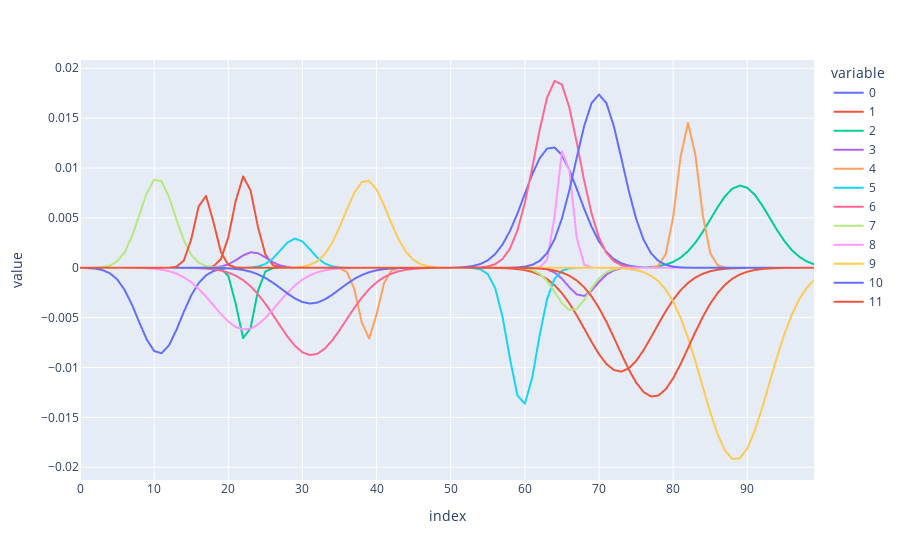
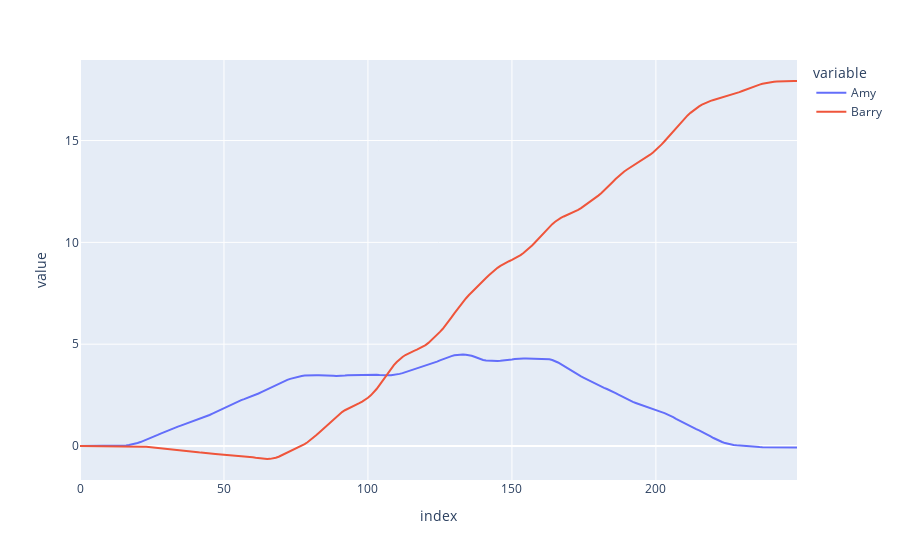

Write notebook code for charts like these, in order.
### Code cell
import numpy as np
import pandas as pd
import plotly.express as px
import sympy as sp


class Person:
    def __init__(self, name: str, foresight: int):
        self.name = name
        self.foresight = foresight
        self.decision_list = []

    def append_optimal_choice(
        self, choice_array: np.ndarray, decision_number: int, number_of_decisions: int
    ):
        # Get the row index of the highest sum of values in the choice array up to the person's "foresight" index
        highest_value_index = np.argmax(
            np.sum(choice_array[:, : self.foresight], axis=1)
        )

        # Extract this row from the choice array
        optimal_choice = choice_array[highest_value_index, :]

        # Pad initial and final values with nan
        optimal_choice_padded = np.pad(
            optimal_choice,
            (decision_number, number_of_decisions - decision_number),
            mode="constant",
            constant_values=np.nan,
        )

        # Append to decision list
        self.decision_list.append(optimal_choice_padded)

    def convert_decision_list_to_df(self):
        # Swap rows and columns
        decision_array = np.array(self.decision_list)
        decision_array_inverted = decision_array.T
        decision_df = pd.DataFrame(decision_array_inverted)
        self.decision_df = decision_df
        return decision_df

    def calc_life_score(self):
        # Sum columns
        self.decision_df["decision_sum"] = self.decision_df.sum(axis=1)

        # Calculate life score as the cumulative sum of the decision sums
        self.decision_df["life_score"] = self.decision_df["decision_sum"].cumsum()
        return self.decision_df


class LifeSimulation:
    def __init__(
        self,
        people: list[Person],
        n_choices: int,
    ):
        self.people = people
        self.n_choices = n_choices

    def add_person(self, person: Person):
        self.people.append(person)

    def get_people(self) -> list[Person]:
        return self.people

    def get_person_by_name(self, name: str) -> Person | None:
        for person in self.people:
            if person.name == name:
                return person
        return None

    def get_number_of_people(self) -> int:
        return len(self.people)

    def classic_choice_function(self, form: str):
        x = sp.symbols("x")

        m1 = 0
        m2 = 75
        s1 = 5
        s2 = 5

        if form == "now":
            a1 = np.random.uniform(0, 0.01)
            a2 = 0
        elif form == "later":
            a1 = 0
            a2 = np.random.uniform(0, 0.02)

        y = a1 * sp.exp(-((x - m1) ** 2) / (2 * s1**2)) + a2 * sp.exp(
            -((x - m2) ** 2) / (2 * s2**2)
        )

        return {"m1": m1, "m2": m2, "s1": s1, "s2": s2, "a1": a1, "a2": a2, "expr": y}

    def generate_opposites_choice_function(self, form: str):
        x = sp.symbols("x")

        m1 = np.random.uniform(10, 40)
        m2 = np.random.uniform(60, 90)
        s1 = np.random.uniform(1, 5)
        s2 = np.random.uniform(1, 5)

        if form == "bad-good":
            a1 = np.random.uniform(-0.01, 0)
            a2 = np.random.uniform(0, 0.02)
        elif form == "good-bad":
            a1 = np.random.uniform(0, 0.01)
            a2 = np.random.uniform(-0.02, 0)

        y = a1 * sp.exp(-((x - m1) ** 2) / (2 * s1**2)) + a2 * sp.exp(
            -((x - m2) ** 2) / (2 * s2**2)
        )

        return {"m1": m1, "m2": m2, "s1": s1, "s2": s2, "a1": a1, "a2": a2, "expr": y}

    def generate_random_choice_function(self, seed=None):
        x = sp.symbols("x")

        if seed is not None:
            np.random.seed(seed)

        # Define step boundaries (e.g., every 10 units from 0 to 100)
        step_size = 5
        step_boundaries = np.arange(0, 100, step_size)

        # Generate random values for each step between -0.01 and 0.01
        step_values = np.random.uniform(-0.01, 0.01, size=len(step_boundaries))

        # Create piecewise function using sympy conditions
        conditions = []
        for i, boundary in enumerate(step_boundaries):
            if i == len(step_boundaries) - 1:
                # Last step: from boundary to 100
                conditions.append((step_values[i], sp.And(x >= boundary, x <= 100)))
            else:
                # Regular step: from boundary to next boundary
                next_boundary = step_boundaries[i + 1]
                conditions.append(
                    (step_values[i], sp.And(x >= boundary, x < next_boundary))
                )

        # Create Piecewise expression
        y = sp.Piecewise(*conditions)

        return {
            "step_boundaries": step_boundaries,
            "step_values": step_values,
            "expr": y,
        }

    def generate_choice_array(self, n_choices: int):
        x = sp.symbols("x")

        # Generate n random opposites functions
        functions = [
            self.generate_opposites_choice_function(form=form)
            for form in ["bad-good", "good-bad"] * (n_choices // 2)
        ]

        # Generate n random choice functions
        """ functions = [
            self.generate_random_choice_function() for choice in range(n_choices)
        ] """

        # Create x values (100 points from 0 to 100)
        x_vals = np.linspace(0, 100, 100)

        # Build NumPy array: n rows (functions) × 100 columns (y values)
        choice_array = np.zeros((n_choices, 100))
        for i, func in enumerate(functions):
            y_func = sp.lambdify(x, func["expr"], "numpy")
            choice_array[i, :] = y_func(x_vals)
        return choice_array

    def simlulate_life(self, number_of_decisions: int):
        for person in self.people:
            for decision_number in range(number_of_decisions):
                choice_array = self.generate_choice_array(self.n_choices)
                person.append_optimal_choice(
                    choice_array, decision_number, number_of_decisions
                )
            person.convert_decision_list_to_df()
            person.calc_life_score()


def main():
    # Define people
    people = [
        Person("Amy", 50),
        Person("Barry", 100),
    ]

    # Define simulation configuration
    n_choices = 12
    number_of_decisions = 150

    # Run simulation
    simulation = LifeSimulation(people, n_choices)

    # Check example choice array
    choice_array = simulation.generate_choice_array(n_choices=n_choices)
    print(choice_array.shape)

    fig = px.line(choice_array.T)
    fig.show()

    # Run simulation
    simulation.simlulate_life(number_of_decisions)

    # Combine decision_df["life_score"] into single dataframe
    life_score_df = pd.DataFrame(
        {
            k: v
            for k, v in zip(
                [person.name for person in simulation.people],
                [person.decision_df["life_score"] for person in simulation.people],
            )
        }
    )

    print(life_score_df)

    # Plot life_score lines
    fig = px.line(life_score_df)
    fig.show()


if __name__ == "__main__":
    main()

### Figure 1 — Plotly figure (JSON) as saved in the notebook; plotly's stock layout.template omitted (floating-point values rounded to 4 significant figures)
{"data": [{"hovertemplate": "variable=0<br>index=%{x}<br>value=%{y}<extra></extra>", "legendgroup": "0", "line": {"color": "#636efa", "dash": "solid"}, "marker": {"symbol": "circle"}, "mode": "lines", "name": "0", "showlegend": true, "type": "scattergl", "x": [0, 1, 2, 3, 4, 5, 6, 7, 8, 9, 10, 11, 12, 13, 14, 15, 16, 17, 18, 19, 20, 21, 22, 23, 24, 25, 26, 27, 28, 29, 30, 31, 32, 33, 34, 35, 36, 37, 38, 39, 40, 41, 42, 43, 44, 45, 46, 47, 48, 49, 50, 51, 52, 53, 54, 55, 56, 57, 58, 59, 60, 61, 62, 63, 64, 65, 66, 67, 68, 69, 70, 71, 72, 73, 74, 75, 76, 77, 78, 79, 80, 81, 82, 83, 84, 85, 86, 87, 88, 89, 90, 91, 92, 93, 94, 95, 96, 97, 98, 99], "xaxis": "x", "y": [-7.342e-06, -2.583e-05, -8.037e-05, -0.000221, -0.0005374, -0.001155, -0.002195, -0.003688, -0.005477, -0.007192, -0.008349, -0.008568, -0.007773, -0.006235, -0.004421, -0.002771, -0.001536, -0.0007525, -0.000326, -0.0001248, -4.226e-05, -1.265e-05, -3.347e-06, -7.828e-07, -1.619e-07, -2.96e-08, -4.784e-09, -6.836e-10, -8.636e-11, -9.644e-12, -9.522e-13, -8.312e-14, -6.413e-15, -4.308e-16, 3.832e-17, 5.718e-16, 4.711e-15, 3.592e-14, 2.542e-13, 1.668e-12, 1.016e-11, 5.743e-11, 3.011e-10, 1.465e-09, 6.613e-09, 2.77e-08, 1.076e-07, 3.881e-07, 1.299e-06, 4.031e-06, 1.161e-05, 3.102e-05, 7.692e-05, 0.000177, 0.0003777, 0.0007481, 0.001375, 0.002344, 0.003708, 0.005443, 0.007412, 0.009367, 0.01098, 0.01195, 0.01206, 0.01129, 0.009813, 0.007911, 0.005918, 0.004108, 0.002645, 0.001581, 0.0008763, 0.0004508, 0.0002151, 9.527e-05, 3.915e-05, 1.492e-05, 5.279e-06, 1.733e-06, 5.276e-07, 1.491e-07, 3.908e-08, 9.506e-09, 2.145e-09, 4.492e-10, 8.728e-11, 1.573e-11, 2.632e-12, 4.084e-13, 5.881e-14, 7.858e-15, 9.741e-16, 1.12e-16, 1.196e-17, 1.184e-18, 1.088e-19, 9.272e-21, 7.333e-22, 5.382e-23], "yaxis": "y"}, {"hovertemplate": "variable=1<br>index=%{x}<br>value=%{y}<extra></extra>", "legendgroup": "1", "line": {"color": "#EF553B", "dash": "solid"}, "marker": {"symbol": "circle"}, "mode": "lines", "name": "1", "showlegend": true, "type": "scattergl", "x": [0, 1, 2, 3, 4, 5, 6, 7, 8, 9, 10, 11, 12, 13, 14, 15, 16, 17, 18, 19, 20, 21, 22, 23, 24, 25, 26, 27, 28, 29, 30, 31, 32, 33, 34, 35, 36, 37, 38, 39, 40, 41, 42, 43, 44, 45, 46, 47, 48, 49, 50, 51, 52, 53, 54, 55, 56, 57, 58, 59, 60, 61, 62, 63, 64, 65, 66, 67, 68, 69, 70, 71, 72, 73, 74, 75, 76, 77, 78, 79, 80, 81, 82, 83, 84, 85, 86, 87, 88, 89, 90, 91, 92, 93, 94, 95, 96, 97, 98, 99], "xaxis": "x", "y": [1.711e-53, 5.159e-49, 9.583e-45, 1.106e-40, 7.931e-37, 3.534e-33, 9.785e-30, 1.683e-26, 1.799e-23, 1.195e-20, 4.933e-18, 1.265e-15, 2.016e-13, 1.996e-11, 1.228e-09, 4.693e-08, 1.115e-06, 1.645e-05, 0.0001509, 0.0008596, 0.003044, 0.006696, 0.009152, 0.007774, 0.004103, 0.001345, 0.0002741, 3.471e-05, 2.73e-06, 1.335e-07, 4.053e-09, 7.65e-11, 8.97e-13, 6.535e-15, 1.979e-17, -5.68e-17, -3.155e-16, -1.671e-15, -8.455e-15, -4.086e-14, -1.886e-13, -8.315e-13, -3.502e-12, -1.408e-11, -5.411e-11, -1.986e-10, -6.96e-10, -2.33e-09, -7.451e-09, -2.276e-08, -6.639e-08, -1.85e-07, -4.924e-07, -1.252e-06, -3.04e-06, -7.05e-06, -1.562e-05, -3.305e-05, -6.679e-05, -0.0001289, -0.0002377, -0.0004187, -0.0007044, -0.001132, -0.001737, -0.002546, -0.003565, -0.004768, -0.00609, -0.00743, -0.008659, -0.009639, -0.01025, -0.01041, -0.01009, -0.009352, -0.008276, -0.006996, -0.005648, -0.004355, -0.003208, -0.002257, -0.001517, -0.0009734, -0.0005967, -0.0003494, -0.0001954, -0.0001044, -5.327e-05, -2.596e-05, -1.209e-05, -5.375e-06, -2.283e-06, -9.26e-07, -3.588e-07, -1.328e-07, -4.694e-08, -1.585e-08, -5.111e-09, -1.574e-09], "yaxis": "y"}, {"hovertemplate": "variable=2<br>index=%{x}<br>value=%{y}<extra></extra>", "legendgroup": "2", "line": {"color": "#00cc96", "dash": "solid"}, "marker": {"symbol": "circle"}, "mode": "lines", "name": "2", "showlegend": true, "type": "scattergl", "x": [0, 1, 2, 3, 4, 5, 6, 7, 8, 9, 10, 11, 12, 13, 14, 15, 16, 17, 18, 19, 20, 21, 22, 23, 24, 25, 26, 27, 28, 29, 30, 31, 32, 33, 34, 35, 36, 37, 38, 39, 40, 41, 42, 43, 44, 45, 46, 47, 48, 49, 50, 51, 52, 53, 54, 55, 56, 57, 58, 59, 60, 61, 62, 63, 64, 65, 66, 67, 68, 69, 70, 71, 72, 73, 74, 75, 76, 77, 78, 79, 80, 81, 82, 83, 84, 85, 86, 87, 88, 89, 90, 91, 92, 93, 94, 95, 96, 97, 98, 99], "xaxis": "x", "y": [-2.145e-91, -1.223e-83, -3.077e-76, -3.414e-69, -1.671e-62, -3.607e-56, -3.434e-50, -1.442e-44, -2.671e-39, -2.182e-34, -7.862e-30, -1.25e-25, -8.76e-22, -2.709e-18, -3.694e-15, -2.222e-12, -5.896e-10, -6.9e-08, -3.562e-06, -8.11e-05, -0.0008144, -0.003608, -0.007048, -0.006074, -0.002309, -0.000387, -2.862e-05, -9.335e-07, -1.343e-08, -8.521e-11, -2.385e-13, -2.944e-16, -1.603e-19, -3.85e-23, -4.078e-27, -1.905e-31, -3.927e-36, 1.123e-40, 4.035e-39, 1.032e-37, 2.474e-36, 5.564e-35, 1.174e-33, 2.322e-32, 4.31e-31, 7.502e-30, 1.225e-28, 1.876e-27, 2.694e-26, 3.629e-25, 4.585e-24, 5.433e-23, 6.039e-22, 6.296e-21, 6.156e-20, 5.646e-19, 4.856e-18, 3.918e-17, 2.965e-16, 2.104e-15, 1.401e-14, 8.747e-14, 5.122e-13, 2.814e-12, 1.449e-11, 7.004e-11, 3.174e-10, 1.349e-09, 5.38e-09, 2.012e-08, 7.056e-08, 2.321e-07, 7.163e-07, 2.073e-06, 5.627e-06, 1.432e-05, 3.421e-05, 7.661e-05, 0.0001609, 0.0003171, 0.000586, 0.001016, 0.001651, 0.002518, 0.003601, 0.00483, 0.006077, 0.007171, 0.007937, 0.008239, 0.008022, 0.007326, 0.006275, 0.005041, 0.003799, 0.002685, 0.00178, 0.001106, 0.0006453, 0.0003529], "yaxis": "y"}, {"hovertemplate": "variable=3<br>index=%{x}<br>value=%{y}<extra></extra>", "legendgroup": "3", "line": {"color": "#ab63fa", "dash": "solid"}, "marker": {"symbol": "circle"}, "mode": "lines", "name": "3", "showlegend": true, "type": "scattergl", "x": [0, 1, 2, 3, 4, 5, 6, 7, 8, 9, 10, 11, 12, 13, 14, 15, 16, 17, 18, 19, 20, 21, 22, 23, 24, 25, 26, 27, 28, 29, 30, 31, 32, 33, 34, 35, 36, 37, 38, 39, 40, 41, 42, 43, 44, 45, 46, 47, 48, 49, 50, 51, 52, 53, 54, 55, 56, 57, 58, 59, 60, 61, 62, 63, 64, 65, 66, 67, 68, 69, 70, 71, 72, 73, 74, 75, 76, 77, 78, 79, 80, 81, 82, 83, 84, 85, 86, 87, 88, 89, 90, 91, 92, 93, 94, 95, 96, 97, 98, 99], "xaxis": "x", "y": [1.968e-36, 1.144e-33, 5.034e-31, 1.675e-28, 4.213e-26, 8.017e-24, 1.154e-21, 1.256e-19, 1.034e-17, 6.437e-16, 3.031e-14, 1.079e-12, 2.907e-11, 5.922e-10, 9.123e-09, 1.063e-07, 9.366e-07, 6.242e-06, 3.146e-05, 0.0001199, 0.0003458, 0.000754, 0.001243, 0.001551, 0.001463, 0.001044, 0.0005631, 0.0002298, 7.092e-05, 1.655e-05, 2.922e-06, 3.902e-07, 3.94e-08, 3.009e-09, 1.738e-10, 7.591e-12, 2.508e-13, 6.266e-15, 1.184e-16, 1.692e-18, 1.829e-20, 1.495e-22, 9.245e-25, 4.323e-27, 1.529e-29, 3.038e-32, -3.609e-30, -9.531e-28, -1.935e-25, -3.019e-23, -3.622e-21, -3.341e-19, -2.368e-17, -1.291e-15, -5.408e-14, -1.742e-12, -4.312e-11, -8.208e-10, -1.201e-08, -1.351e-07, -1.168e-06, -7.765e-06, -3.968e-05, -0.0001559, -0.0004707, -0.001093, -0.00195, -0.002675, -0.002821, -0.002287, -0.001426, -0.000683, -0.0002516, -7.123e-05, -1.55e-05, -2.594e-06, -3.337e-07, -3.299e-08, -2.508e-09, -1.466e-10, -6.584e-12, -2.274e-13, -6.036e-15, -1.232e-16, -1.932e-18, -2.331e-20, -2.161e-22, -1.54e-24, -8.437e-27, -3.554e-29, -1.151e-31, -2.864e-34, -5.48e-37, -8.061e-40, -9.115e-43, -7.924e-46, -5.295e-49, -2.72e-52, -1.074e-55, -3.261e-59], "yaxis": "y"}, {"hovertemplate": "variable=4<br>index=%{x}<br>value=%{y}<extra></extra>", "legendgroup": "4", "line": {"color": "#FFA15A", "dash": "solid"}, "marker": {"symbol": "circle"}, "mode": "lines", "name": "4", "showlegend": true, "type": "scattergl", "x": [0, 1, 2, 3, 4, 5, 6, 7, 8, 9, 10, 11, 12, 13, 14, 15, 16, 17, 18, 19, 20, 21, 22, 23, 24, 25, 26, 27, 28, 29, 30, 31, 32, 33, 34, 35, 36, 37, 38, 39, 40, 41, 42, 43, 44, 45, 46, 47, 48, 49, 50, 51, 52, 53, 54, 55, 56, 57, 58, 59, 60, 61, 62, 63, 64, 65, 66, 67, 68, 69, 70, 71, 72, 73, 74, 75, 76, 77, 78, 79, 80, 81, 82, 83, 84, 85, 86, 87, 88, 89, 90, 91, 92, 93, 94, 95, 96, 97, 98, 99], "xaxis": "x", "y": [-8.247e-226, -1.722e-214, -1.824e-203, -9.792e-193, -2.666e-182, -3.681e-172, -2.577e-162, -9.15e-153, -1.647e-143, -1.504e-134, -6.96e-126, -1.634e-117, -1.945e-109, -1.174e-101, -3.592e-94, -5.574e-87, -4.387e-80, -1.751e-73, -3.542e-67, -3.635e-61, -1.891e-55, -4.989e-50, -6.675e-45, -4.528e-40, -1.558e-35, -2.717e-31, -2.404e-27, -1.078e-23, -2.452e-20, -2.828e-17, -1.654e-14, -4.905e-12, -7.377e-10, -5.625e-08, -2.175e-06, -4.265e-05, -0.000424, -0.002138, -0.005465, -0.007085, -0.004658, -0.001553, -0.0002624, -2.249e-05, -9.776e-07, -2.155e-08, -2.408e-10, -1.365e-12, -3.921e-15, -5.714e-18, -4.222e-21, -1.582e-24, -3.006e-28, -2.896e-32, -1.415e-36, -3.504e-41, -4.402e-46, -2.804e-51, -9.057e-57, 3.663e-62, 5.814e-57, 3.918e-52, 1.575e-47, 3.776e-43, 5.401e-39, 4.609e-35, 2.346e-31, 7.122e-28, 1.29e-24, 1.393e-21, 8.98e-19, 3.452e-16, 7.915e-14, 1.083e-11, 8.835e-10, 4.3e-08, 1.248e-06, 2.162e-05, 0.0002234, 0.001377, 0.005061, 0.0111, 0.01452, 0.01133, 0.005273, 0.001464, 0.0002425, 2.396e-05, 1.412e-06, 4.963e-08, 1.041e-09, 1.302e-11, 9.716e-14, 4.325e-16, 1.148e-18, 1.819e-21, 1.718e-24, 9.685e-28, 3.256e-31, 6.53e-35], "yaxis": "y"}, {"hovertemplate": "variable=5<br>index=%{x}<br>value=%{y}<extra></extra>", "legendgroup": "5", "line": {"color": "#19d3f3", "dash": "solid"}, "marker": {"symbol": "circle"}, "mode": "lines", "name": "5", "showlegend": true, "type": "scattergl", "x": [0, 1, 2, 3, 4, 5, 6, 7, 8, 9, 10, 11, 12, 13, 14, 15, 16, 17, 18, 19, 20, 21, 22, 23, 24, 25, 26, 27, 28, 29, 30, 31, 32, 33, 34, 35, 36, 37, 38, 39, 40, 41, 42, 43, 44, 45, 46, 47, 48, 49, 50, 51, 52, 53, 54, 55, 56, 57, 58, 59, 60, 61, 62, 63, 64, 65, 66, 67, 68, 69, 70, 71, 72, 73, 74, 75, 76, 77, 78, 79, 80, 81, 82, 83, 84, 85, 86, 87, 88, 89, 90, 91, 92, 93, 94, 95, 96, 97, 98, 99], "xaxis": "x", "y": [1.899e-48, 2.156e-45, 1.914e-42, 1.329e-39, 7.208e-37, 3.057e-34, 1.014e-31, 2.628e-29, 5.325e-27, 8.436e-25, 1.045e-22, 1.011e-20, 7.655e-19, 4.529e-17, 2.095e-15, 7.574e-14, 2.141e-12, 4.731e-11, 8.173e-10, 1.104e-08, 1.165e-07, 9.617e-07, 6.205e-06, 3.13e-05, 0.0001234, 0.0003804, 0.0009166, 0.001727, 0.002543, 0.002928, 0.002635, 0.001854, 0.00102, 0.0004384, 0.0001474, 3.872e-05, 7.955e-06, 1.278e-06, 1.604e-07, 1.574e-08, 1.208e-09, 7.244e-11, 3.396e-12, 1.245e-13, 3.546e-15, -1.345e-15, -7.203e-14, -2.764e-12, -8.049e-11, -1.779e-09, -2.985e-08, -3.8e-07, -3.673e-06, -2.694e-05, -0.00015, -0.0006336, -0.002032, -0.004945, -0.009135, -0.01281, -0.01363, -0.01101, -0.006747, -0.003139, -0.001108, -0.0002971, -6.042e-05, -9.328e-06, -1.093e-06, -9.72e-08, -6.561e-09, -3.361e-10, -1.307e-11, -3.856e-13, -8.637e-15, -1.468e-16, -1.894e-18, -1.855e-20, -1.379e-22, -7.776e-25, -3.329e-27, -1.082e-29, -2.668e-32, -4.994e-35, -7.094e-38, -7.649e-41, -6.26e-44, -3.888e-47, -1.833e-50, -6.558e-54, -1.781e-57, -3.671e-61, -5.742e-65, -6.817e-69, -6.143e-73, -4.201e-77, -2.181e-81, -8.592e-86, -2.569e-90, -5.831e-95], "yaxis": "y"}, {"hovertemplate": "variable=6<br>index=%{x}<br>value=%{y}<extra></extra>", "legendgroup": "6", "line": {"color": "#FF6692", "dash": "solid"}, "marker": {"symbol": "circle"}, "mode": "lines", "name": "6", "showlegend": true, "type": "scattergl", "x": [0, 1, 2, 3, 4, 5, 6, 7, 8, 9, 10, 11, 12, 13, 14, 15, 16, 17, 18, 19, 20, 21, 22, 23, 24, 25, 26, 27, 28, 29, 30, 31, 32, 33, 34, 35, 36, 37, 38, 39, 40, 41, 42, 43, 44, 45, 46, 47, 48, 49, 50, 51, 52, 53, 54, 55, 56, 57, 58, 59, 60, 61, 62, 63, 64, 65, 66, 67, 68, 69, 70, 71, 72, 73, 74, 75, 76, 77, 78, 79, 80, 81, 82, 83, 84, 85, 86, 87, 88, 89, 90, 91, 92, 93, 94, 95, 96, 97, 98, 99], "xaxis": "x", "y": [-1.442e-12, -5.973e-12, -2.362e-11, -8.918e-11, -3.215e-10, -1.106e-09, -3.635e-09, -1.14e-08, -3.416e-08, -9.769e-08, -2.667e-07, -6.953e-07, -1.731e-06, -4.113e-06, -9.33e-06, -2.021e-05, -4.18e-05, -8.254e-05, -0.0001556, -0.0002801, -0.0004813, -0.0007897, -0.001237, -0.00185, -0.002642, -0.003603, -0.00469, -0.005828, -0.006916, -0.007835, -0.008475, -0.008752, -0.008629, -0.008124, -0.007301, -0.006266, -0.005133, -0.004016, -0.002999, -0.002138, -0.001456, -0.0009463, -0.0005873, -0.000348, -0.0001969, -0.0001063, -5.483e-05, -2.699e-05, -1.268e-05, -5.665e-06, -2.281e-06, -2.281e-07, 2.925e-06, 1.259e-05, 4.359e-05, 0.0001335, 0.0003645, 0.000888, 0.001931, 0.003748, 0.006491, 0.01003, 0.01384, 0.01704, 0.01873, 0.01836, 0.01607, 0.01255, 0.008751, 0.005444, 0.003023, 0.001498, 0.0006625, 0.0002615, 9.21e-05, 2.895e-05, 8.123e-06, 2.034e-06, 4.545e-07, 9.065e-08, 1.614e-08, 2.563e-09, 3.634e-10, 4.598e-11, 5.192e-12, 5.232e-13, 4.706e-14, 3.777e-15, 2.706e-16, 1.73e-17, 9.871e-19, 5.027e-20, 2.285e-21, 9.266e-23, 3.354e-24, 1.084e-25, 3.124e-27, 8.039e-29, 1.846e-30, 3.784e-32], "yaxis": "y"}, {"hovertemplate": "variable=7<br>index=%{x}<br>value=%{y}<extra></extra>", "legendgroup": "7", "line": {"color": "#B6E880", "dash": "solid"}, "marker": {"symbol": "circle"}, "mode": "lines", "name": "7", "showlegend": true, "type": "scattergl", "x": [0, 1, 2, 3, 4, 5, 6, 7, 8, 9, 10, 11, 12, 13, 14, 15, 16, 17, 18, 19, 20, 21, 22, 23, 24, 25, 26, 27, 28, 29, 30, 31, 32, 33, 34, 35, 36, 37, 38, 39, 40, 41, 42, 43, 44, 45, 46, 47, 48, 49, 50, 51, 52, 53, 54, 55, 56, 57, 58, 59, 60, 61, 62, 63, 64, 65, 66, 67, 68, 69, 70, 71, 72, 73, 74, 75, 76, 77, 78, 79, 80, 81, 82, 83, 84, 85, 86, 87, 88, 89, 90, 91, 92, 93, 94, 95, 96, 97, 98, 99], "xaxis": "x", "y": [4.731e-07, 2.869e-06, 1.45e-05, 6.111e-05, 0.0002147, 0.0006286, 0.001534, 0.003122, 0.005296, 0.007488, 0.008827, 0.008673, 0.007104, 0.004851, 0.002761, 0.00131, 0.0005182, 0.0001709, 4.696e-05, 1.076e-05, 2.055e-06, 3.272e-07, 4.343e-08, 4.805e-09, 4.431e-10, 3.407e-11, 2.184e-12, 1.167e-13, 5.196e-15, 1.929e-16, 5.97e-18, 1.54e-19, 3.312e-21, 5.938e-23, 8.874e-25, 1.106e-26, 1.148e-28, 9.94e-31, 7.173e-33, 4.27e-35, -1.234e-34, -2.759e-32, -4.995e-30, -7.336e-28, -8.74e-26, -8.447e-24, -6.623e-22, -4.212e-20, -2.173e-18, -9.097e-17, -3.089e-15, -8.509e-14, -1.901e-12, -3.447e-11, -5.069e-10, -6.047e-09, -5.852e-08, -4.595e-07, -2.926e-06, -1.512e-05, -6.337e-05, -0.0002155, -0.0005944, -0.00133, -0.002415, -0.003556, -0.004248, -0.004117, -0.003236, -0.002064, -0.001068, -0.0004482, -0.0001526, -4.216e-05, -9.446e-06, -1.717e-06, -2.532e-07, -3.029e-08, -2.94e-09, -2.314e-10, -1.478e-11, -7.658e-13, -3.219e-14, -1.097e-15, -3.035e-17, -6.811e-19, -1.24e-20, -1.831e-22, -2.193e-24, -2.131e-26, -1.68e-28, -1.075e-30, -5.575e-33, -2.346e-35, -8.011e-38, -2.219e-40, -4.986e-43, -9.088e-46, -1.344e-48, -1.612e-51], "yaxis": "y"}, {"hovertemplate": "variable=8<br>index=%{x}<br>value=%{y}<extra></extra>", "legendgroup": "8", "line": {"color": "#FF97FF", "dash": "solid"}, "marker": {"symbol": "circle"}, "mode": "lines", "name": "8", "showlegend": true, "type": "scattergl", "x": [0, 1, 2, 3, 4, 5, 6, 7, 8, 9, 10, 11, 12, 13, 14, 15, 16, 17, 18, 19, 20, 21, 22, 23, 24, 25, 26, 27, 28, 29, 30, 31, 32, 33, 34, 35, 36, 37, 38, 39, 40, 41, 42, 43, 44, 45, 46, 47, 48, 49, 50, 51, 52, 53, 54, 55, 56, 57, 58, 59, 60, 61, 62, 63, 64, 65, 66, 67, 68, 69, 70, 71, 72, 73, 74, 75, 76, 77, 78, 79, 80, 81, 82, 83, 84, 85, 86, 87, 88, 89, 90, 91, 92, 93, 94, 95, 96, 97, 98, 99], "xaxis": "x", "y": [-7.312e-09, -2.426e-08, -7.619e-08, -2.264e-07, -6.367e-07, -1.695e-06, -4.268e-06, -1.017e-05, -2.294e-05, -4.898e-05, -9.894e-05, -0.0001891, -0.0003422, -0.0005858, -0.0009491, -0.001455, -0.002111, -0.002899, -0.003768, -0.004633, -0.005392, -0.005938, -0.006189, -0.006105, -0.005698, -0.005033, -0.004207, -0.003328, -0.002492, -0.001765, -0.001184, -0.0007509, -0.0004509, -0.0002562, -0.0001378, -7.011e-05, -3.377e-05, -1.539e-05, -6.637e-06, -2.709e-06, -1.046e-06, -3.825e-07, -1.323e-07, -4.331e-08, -1.342e-08, -3.934e-09, -1.091e-09, -2.866e-10, -7.12e-11, -1.674e-11, -3.726e-12, -7.846e-13, -1.564e-13, -2.949e-14, -5.263e-15, -8.889e-16, -1.421e-16, -1.373e-17, 2.101e-14, 2.072e-11, 7.439e-09, 9.728e-07, 4.633e-05, 0.0008036, 0.005076, 0.01168, 0.009786, 0.002986, 0.0003319, 1.343e-05, 1.98e-07, 1.063e-09, 2.079e-12, 1.481e-15, 3.84e-19, 3.627e-23, 1.248e-27, 1.563e-32, 7.096e-38, -1.675e-41, -7.179e-43, -2.891e-44, -1.102e-45, -3.973e-47, -1.356e-48, -4.378e-50, -1.338e-51, -3.87e-53, -1.059e-54, -2.744e-56, -6.727e-58, -1.56e-59, -3.426e-61, -7.117e-63, -1.399e-64, -2.604e-66, -4.584e-68, -7.639e-70, -1.205e-71, -1.798e-73], "yaxis": "y"}, {"hovertemplate": "variable=9<br>index=%{x}<br>value=%{y}<extra></extra>", "legendgroup": "9", "line": {"color": "#FECB52", "dash": "solid"}, "marker": {"symbol": "circle"}, "mode": "lines", "name": "9", "showlegend": true, "type": "scattergl", "x": [0, 1, 2, 3, 4, 5, 6, 7, 8, 9, 10, 11, 12, 13, 14, 15, 16, 17, 18, 19, 20, 21, 22, 23, 24, 25, 26, 27, 28, 29, 30, 31, 32, 33, 34, 35, 36, 37, 38, 39, 40, 41, 42, 43, 44, 45, 46, 47, 48, 49, 50, 51, 52, 53, 54, 55, 56, 57, 58, 59, 60, 61, 62, 63, 64, 65, 66, 67, 68, 69, 70, 71, 72, 73, 74, 75, 76, 77, 78, 79, 80, 81, 82, 83, 84, 85, 86, 87, 88, 89, 90, 91, 92, 93, 94, 95, 96, 97, 98, 99], "xaxis": "x", "y": [3.389e-41, 3.117e-39, 2.547e-37, 1.848e-35, 1.191e-33, 6.816e-32, 3.465e-30, 1.564e-28, 6.272e-27, 2.234e-25, 7.064e-24, 1.984e-22, 4.95e-21, 1.097e-19, 2.158e-18, 3.772e-17, 5.856e-16, 8.072e-15, 9.884e-14, 1.075e-12, 1.038e-11, 8.903e-11, 6.782e-10, 4.589e-09, 2.757e-08, 1.472e-07, 6.975e-07, 2.936e-06, 1.098e-05, 3.645e-05, 0.0001075, 0.0002815, 0.0006549, 0.001353, 0.002483, 0.004046, 0.005855, 0.007526, 0.008592, 0.008712, 0.007845, 0.006274, 0.004457, 0.002812, 0.001575, 0.0007839, 0.0003464, 0.000136, 4.74e-05, 1.468e-05, 4.036e-06, 9.856e-07, 2.138e-07, 4.118e-08, 7.045e-09, 1.071e-09, 1.443e-10, 1.672e-11, -8.623e-13, -1.156e-11, -4.843e-11, -1.904e-10, -7.129e-10, -2.541e-09, -8.622e-09, -2.786e-08, -8.571e-08, -2.511e-07, -7.003e-07, -1.86e-06, -4.703e-06, -1.132e-05, -2.595e-05, -5.665e-05, -0.0001177, -0.000233, -0.000439, -0.0007875, -0.001345, -0.002188, -0.003388, -0.004995, -0.007012, -0.009374, -0.01193, -0.01446, -0.01668, -0.01833, -0.01917, -0.0191, -0.01811, -0.01635, -0.01406, -0.01151, -0.008971, -0.006658, -0.004705, -0.003165, -0.002028, -0.001237], "yaxis": "y"}, {"hovertemplate": "variable=10<br>index=%{x}<br>value=%{y}<extra></extra>", "legendgroup": "10", "line": {"color": "#636efa", "dash": "solid"}, "marker": {"symbol": "circle"}, "mode": "lines", "name": "10", "showlegend": true, "type": "scattergl", "x": [0, 1, 2, 3, 4, 5, 6, 7, 8, 9, 10, 11, 12, 13, 14, 15, 16, 17, 18, 19, 20, 21, 22, 23, 24, 25, 26, 27, 28, 29, 30, 31, 32, 33, 34, 35, 36, 37, 38, 39, 40, 41, 42, 43, 44, 45, 46, 47, 48, 49, 50, 51, 52, 53, 54, 55, 56, 57, 58, 59, 60, 61, 62, 63, 64, 65, 66, 67, 68, 69, 70, 71, 72, 73, 74, 75, 76, 77, 78, 79, 80, 81, 82, 83, 84, 85, 86, 87, 88, 89, 90, 91, 92, 93, 94, 95, 96, 97, 98, 99], "xaxis": "x", "y": [-2.649e-17, -2.073e-16, -1.517e-15, -1.038e-14, -6.644e-14, -3.975e-13, -2.223e-12, -1.163e-11, -5.686e-11, -2.6e-10, -1.112e-09, -4.443e-09, -1.661e-08, -5.803e-08, -1.896e-07, -5.793e-07, -1.655e-06, -4.42e-06, -1.104e-05, -2.577e-05, -5.627e-05, -0.0001149, -0.0002193, -0.0003913, -0.0006529, -0.001019, -0.001486, -0.002027, -0.002585, -0.003082, -0.003437, -0.003583, -0.003492, -0.003183, -0.002712, -0.002161, -0.00161, -0.001121, -0.0007303, -0.0004448, -0.0002532, -0.0001348, -6.711e-05, -3.123e-05, -1.359e-05, -5.531e-06, -2.104e-06, -7.485e-07, -2.489e-07, -7.741e-08, -2.248e-08, -5.895e-09, -1.078e-10, 8.054e-09, 4.423e-08, 2.108e-07, 9.069e-07, 3.528e-06, 1.241e-05, 3.947e-05, 0.0001135, 0.0002953, 0.0006944, 0.001477, 0.00284, 0.004939, 0.007767, 0.01105, 0.0142, 0.01652, 0.01737, 0.01651, 0.0142, 0.01104, 0.007759, 0.004933, 0.002836, 0.001474, 0.000693, 0.0002946, 0.0001132, 3.936e-05, 1.237e-05, 3.516e-06, 9.036e-07, 2.1e-07, 4.413e-08, 8.387e-09, 1.441e-09, 2.24e-10, 3.147e-11, 3.999e-12, 4.595e-13, 4.774e-14, 4.485e-15, 3.811e-16, 2.928e-17, 2.034e-18, 1.278e-19, 7.258e-21], "yaxis": "y"}, {"hovertemplate": "variable=11<br>index=%{x}<br>value=%{y}<extra></extra>", "legendgroup": "11", "line": {"color": "#EF553B", "dash": "solid"}, "marker": {"symbol": "circle"}, "mode": "lines", "name": "11", "showlegend": true, "type": "scattergl", "x": [0, 1, 2, 3, 4, 5, 6, 7, 8, 9, 10, 11, 12, 13, 14, 15, 16, 17, 18, 19, 20, 21, 22, 23, 24, 25, 26, 27, 28, 29, 30, 31, 32, 33, 34, 35, 36, 37, 38, 39, 40, 41, 42, 43, 44, 45, 46, 47, 48, 49, 50, 51, 52, 53, 54, 55, 56, 57, 58, 59, 60, 61, 62, 63, 64, 65, 66, 67, 68, 69, 70, 71, 72, 73, 74, 75, 76, 77, 78, 79, 80, 81, 82, 83, 84, 85, 86, 87, 88, 89, 90, 91, 92, 93, 94, 95, 96, 97, 98, 99], "xaxis": "x", "y": [3.858e-40, 7.986e-36, 8.971e-32, 5.469e-28, 1.81e-24, 3.249e-21, 3.166e-18, 1.674e-15, 4.805e-13, 7.485e-11, 6.326e-09, 2.902e-07, 7.224e-06, 9.76e-05, 0.0007156, 0.002847, 0.006149, 0.007206, 0.004583, 0.001582, 0.0002963, 3.012e-05, 1.661e-06, 4.974e-08, 8.082e-10, 7.126e-12, 3.41e-14, 8.855e-17, 1.248e-19, 9.425e-23, -9.612e-24, -7.378e-23, -5.4e-22, -3.785e-21, -2.54e-20, -1.632e-19, -1.004e-18, -5.913e-18, -3.335e-17, -1.801e-16, -9.313e-16, -4.611e-15, -2.186e-14, -9.922e-14, -4.312e-13, -1.795e-12, -7.151e-12, -2.728e-11, -9.967e-11, -3.486e-10, -1.168e-09, -3.745e-09, -1.15e-08, -3.38e-08, -9.516e-08, -2.565e-07, -6.62e-07, -1.636e-06, -3.871e-06, -8.77e-06, -1.902e-05, -3.952e-05, -7.859e-05, -0.0001497, -0.0002729, -0.0004764, -0.0007964, -0.001275, -0.001953, -0.002867, -0.004028, -0.005419, -0.00698, -0.008609, -0.01017, -0.0115, -0.01245, -0.01291, -0.01281, -0.01218, -0.01108, -0.009656, -0.008056, -0.006436, -0.004923, -0.003606, -0.002529, -0.001698, -0.001092, -0.000672, -0.0003961, -0.0002236, -0.0001208, -6.252e-05, -3.097e-05, -1.469e-05, -6.674e-06, -2.903e-06, -1.209e-06, -4.82e-07], "yaxis": "y"}], "layout": {"legend": {"title": {"text": "variable"}, "tracegroupgap": 0}, "margin": {"t": 60}, "xaxis": {"anchor": "y", "domain": [0, 1], "title": {"text": "index"}}, "yaxis": {"anchor": "x", "domain": [0, 1], "title": {"text": "value"}}}}

### Figure 2 — Plotly figure (JSON) as saved in the notebook; plotly's stock layout.template omitted (floating-point values rounded to 4 significant figures; data arrays with more than 128 entries replaced by an {"elided": "..."} marker saying what was removed)
{"data": [{"hovertemplate": "variable=Amy<br>index=%{x}<br>value=%{y}<extra></extra>", "legendgroup": "Amy", "line": {"color": "#636efa", "dash": "solid"}, "marker": {"symbol": "circle"}, "mode": "lines", "name": "Amy", "orientation": "v", "showlegend": true, "type": "scatter", "x": {"elided": "250 int values"}, "xaxis": "x", "y": {"elided": "250 float values"}, "yaxis": "y"}, {"hovertemplate": "variable=Barry<br>index=%{x}<br>value=%{y}<extra></extra>", "legendgroup": "Barry", "line": {"color": "#EF553B", "dash": "solid"}, "marker": {"symbol": "circle"}, "mode": "lines", "name": "Barry", "orientation": "v", "showlegend": true, "type": "scatter", "x": {"elided": "250 int values"}, "xaxis": "x", "y": {"elided": "250 float values"}, "yaxis": "y"}], "layout": {"legend": {"title": {"text": "variable"}, "tracegroupgap": 0}, "margin": {"t": 60}, "xaxis": {"anchor": "y", "domain": [0, 1], "title": {"text": "index"}}, "yaxis": {"anchor": "x", "domain": [0, 1], "title": {"text": "value"}}}}
